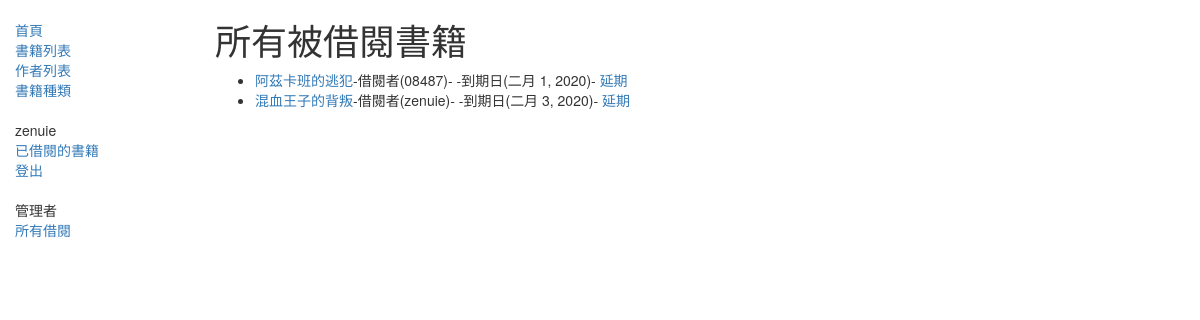
/catalog/borrowed/ (signed in), run on an earlier commit of the app's database.
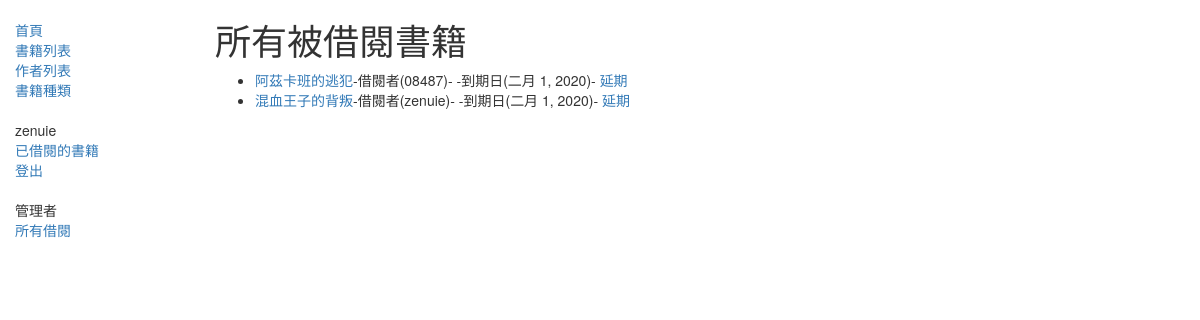
And on a later commit of the database.
### catalog/models.py (models this page shows, shortened)
class BookInstance(models.Model):
    id = models.UUIDField(primary_key=True, default=uuid.uuid4,
                          help_text='Unique ID for this particular book across whole library')
    book = models.ForeignKey('Book', on_delete=models.SET_NULL, null=True)
    imprint = models.CharField(max_length=200)
    due_back = models.DateField(null=True, blank=True)
    borrower = models.ForeignKey(User, on_delete=models.SET_NULL, null=True, blank=True)
    LOAN_STATUS = (
        ('m', 'Maintenance'),
        ('o', 'On loan'),
        ('a', 'Available'),
        ('r', 'Reserved'),
    )
    status = models.CharField(
        max_length=1,
        choices=LOAN_STATUS,
        blank=True,
        default='m',
        help_text='Book availability',
    )
    @property
    def is_overdue(self):
        if self.due_back and date.today() > self.due_back:
            return True
        return False
    class Meta:
        ordering = ['due_back']
        permissions = (("can_mark_returned", "Set book as returned"),)

class Book(models.Model):
    title = models.CharField(max_length=200)
    author = models.ForeignKey('Author', on_delete=models.SET_NULL, null=True)
    summary = models.TextField(max_length=1000, help_text='Enter a brief description of the book')
    isbn = models.CharField('ISBN', max_length=13,
                            help_text='13 Character <a href="https://www.isbn-international.org/content/what-isbn'
                                      '">ISBN number</a>')
    genre = models.ManyToManyField(Genre, help_text='Select a genre for this book')
    def display_genre(self):
        '''Create a string for the Genre. This is required to display genre in Admin.'''
        return ', '.join(genre.name for genre in self.genre.all()[:3])
    display_genre.short_description = 'Genre'
    language = models.ForeignKey('Language', on_delete=models.SET_NULL, null=True)

### catalog/views.py (the view)
# urls.py: path('borrowed/', views.OnlyStaffViewUserBorrowed.as_view(), name='all-borrowed')
class OnlyStaffViewUserBorrowed(LoginRequiredMixin, generic.ListView):
    model = BookInstance
    template_name = 'bookinstance_list_all_user_borrowed.html'
    def get_queryset(self):
        return BookInstance.objects.filter(status__exact='o').order_by('due_back')

### templates/bookinstance_list_all_user_borrowed.html
{% extends 'base_generic.html' %}
{% block content %}
    {% if bookinstance_list and user.is_staff %}
        <h1>所有被借閱書籍</h1>
        <ul>
            {% for bookinst in bookinstance_list %}
                <li class="{% if bookinst.is_overdue %}text-danger{% endif %}">
                    <a href="{% url 'book-detail' bookinst.book.pk %}">{{ bookinst.book.title }}</a>-借閱者({{ bookinst.borrower }})-{% if user.is_staff %} -到期日({{ bookinst.due_back }})- <a href="{% url 'renew-book-librarian' bookinst.id %}">延期</a>{% endif %}
                </li>
            {% endfor %}
        </ul>
    {% elif user.is_authenticated %}
        <h1>您沒有權限觀看</h1>
    {% else %}
        <p>沒有借閱的書籍</p>
    {% endif %}
{% endblock %}

What changed in the data, as far as the page shows it:
changed BookInstance "混血王子的背叛": due_back "二月 3, 2020" → "二月 1, 2020"
